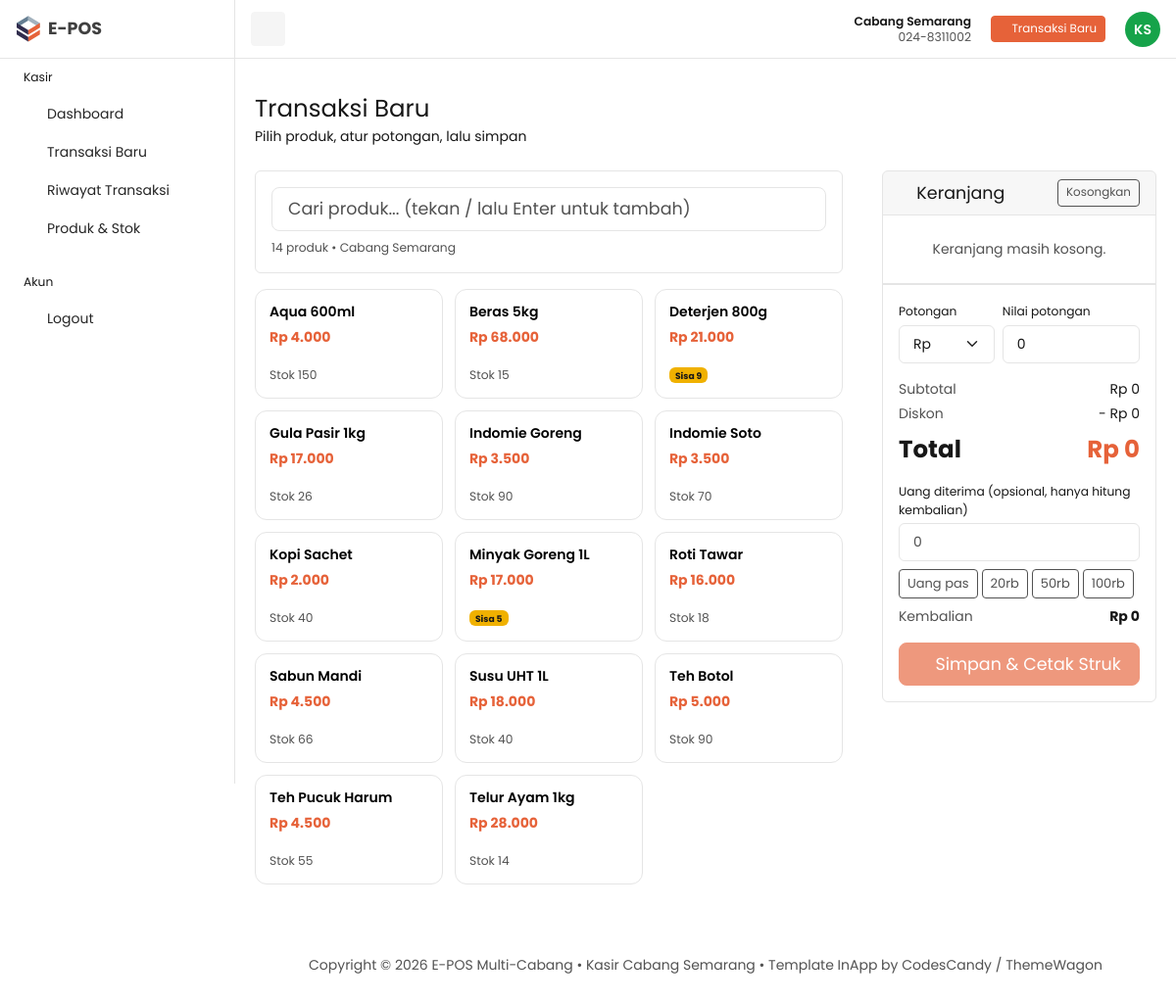
The app's page /kasir/index.php?page=baru (signed in) with its own data.
### tables this page shows
CREATE TABLE `branches` (
  `id`          INT NOT NULL AUTO_INCREMENT,
  `nama_cabang` VARCHAR(100) NOT NULL,
  `alamat`      TEXT,
  `telepon`     VARCHAR(20) DEFAULT NULL,
  PRIMARY KEY (`id`)
);

CREATE TABLE `products` (
  `id`          INT NOT NULL AUTO_INCREMENT,
  `branch_id`   INT NOT NULL,
  `nama_produk` VARCHAR(150) NOT NULL,
  `harga_jual`  DECIMAL(15,2) NOT NULL DEFAULT 0.00,
  `stok`        INT NOT NULL DEFAULT 0,
  PRIMARY KEY (`id`),
  KEY `fk_products_branch` (`branch_id`),
  CONSTRAINT `fk_products_branch` FOREIGN KEY (`branch_id`) REFERENCES `branches` (`id`)
);

### kasir/function/guard.php (called while the page is built, shortened)
<?php
$BRANCH_ID = (int) $_SESSION['user']['branch_id'];
$USER_ID = (int) $_SESSION['user']['id'];
function e($v)
{
    return htmlspecialchars((string) $v, ENT_QUOTES, 'UTF-8');
}
function rupiah($n)
{
    return 'Rp ' . number_format((float) $n, 0, ',', '.');
}

### kasir/database/connection.php (called while the page is built, shortened)
<?php
require_once __DIR__ . '/../../login/database/cek_skema.php';
class Database
{
    private $host = "localhost";
    private $username = "root";
    private $password = "";
    private $database = "e-pos";
    public $conn;
    public function __construct()
    {
        try {
            $this->conn = new mysqli(
                $this->host,
                $this->username,
                $this->password,
                $this->database
            );
        } catch (mysqli_sql_exception $ex) {
            eposHentikan('Tidak bisa terhubung ke database "' . $this->database . '". (' . $ex->getMessage() . ')');
        }
        $this->conn->set_charset('utf8mb4');
        eposCekSkema($this->conn);
    }
}

### login/database/cek_skema.php (called while the page is built, shortened)
<?php
function eposCekSkema($conn)
{
    $cek = [
        'branches'            => 'id, nama_cabang, alamat, telepon',
        'users'               => 'id, nama, email, password, role, branch_id',
        'products'            => 'id, branch_id, nama_produk, harga_jual, stok',
        'transactions'        => 'id, branch_id, cashier_id, invoice_number, total_bayar, diskon, tanggal, status',
        'transaction_details' => 'id, transaction_id, product_id, jumlah, harga_satuan, subtotal',
    ];
    foreach ($cek as $tabel => $kolom) {
        try {
            $conn->query("SELECT $kolom FROM $tabel LIMIT 1");
        } catch (mysqli_sql_exception $ex) {
            eposHentikan("Tabel '$tabel' belum ada atau kolomnya tidak sesuai. (" . $ex->getMessage() . ')');
        }
    }
}

### kasir/function/kasir.php (called while the page is built, shortened)
<?php
require_once 'database/connection.php';
class Kasir
{
    private $conn;
    private $branch;
    public function __construct($branch_id, $user_id)
    {
        $database = new Database();
        $this->conn = $database->conn;
        $this->branch = (int) $branch_id;
    }
    private function all($stmt)
    {
        $stmt->execute();
        return $stmt->get_result()->fetch_all(MYSQLI_ASSOC);
    }
    public function cabang()
    {
        $stmt = $this->conn->prepare("SELECT * FROM branches WHERE id = ?");
        $stmt->bind_param('i', $this->branch);
        $stmt->execute();
        return $stmt->get_result()->fetch_assoc();
    }
    public function produk($cari = '')
    {
        $like = '%' . $cari . '%';
        $stmt = $this->conn->prepare(
            "SELECT id, nama_produk, harga_jual, stok FROM products
             WHERE branch_id = ? AND nama_produk LIKE ? ORDER BY nama_produk ASC"
        );
        $stmt->bind_param('is', $this->branch, $like);
        return $this->all($stmt);
    }
}

### kasir/pages/transaksi/baru.php (the view, shortened to what this page needs)
<?php
$produk = $ksr->produk('');
?>
<div class="row">
    <div class="col-lg-7 col-xl-8 mb-4">
        <div class="card mb-3">
            <div class="card-body py-3 d-flex flex-wrap gap-2 align-items-center">
                <div class="flex-grow-1" style="min-width:200px">
                    <input type="text" id="cariProduk" class="form-control form-control-lg" placeholder="Cari produk... (tekan / lalu Enter untuk tambah)" autocomplete="off">
                </div>
                <span class="text-secondary small"><?= count($produk) ?> produk &bull; <?= e($cabang['nama_cabang']) ?></span>
            </div>
        </div>
        <div class="pos-grid" id="daftarProduk">
            <?php foreach ($produk as $p) { ?>
                <button type="button" class="pos-item btn-tambah" data-id="<?= (int) $p['id'] ?>" data-nama="<?= e(strtolower($p['nama_produk'])) ?>" <?= $p['stok'] <= 0 ? 'disabled' : '' ?>>
                    <span>
                        <div class="nm"><?= e($p['nama_produk']) ?></div>
                        <div class="hg"><?= rupiah($p['harga_jual']) ?></div>
                    </span>
                    <span class="small mt-2">
                        <?php if ($p['stok'] <= 0) { ?>
                            <span class="badge bg-danger">Habis</span>
                        <?php } elseif ($p['stok'] <= 10) { ?>
                            <span class="badge bg-warning text-dark">Sisa <?= (int) $p['stok'] ?></span>
                        <?php } else { ?>
                            <span class="text-secondary">Stok <?= (int) $p['stok'] ?></span>
                        <?php } ?>
                    </span>
                </button>
            <?php } ?>
        </div>
    </div>
    <div class="col-lg-5 col-xl-4 mb-4">
        <div class="card pos-cart">
            <div class="card-header d-flex justify-content-between align-items-center">
                <h5 class="mb-0"><i class="ti ti-shopping-cart"></i> Keranjang</h5>
                <button type="button" id="btnKosongkan" class="btn btn-sm btn-outline-secondary">Kosongkan</button>
            </div>
            <div class="table-responsive" style="max-height: 280px; overflow-y: auto;">
                <table class="table mb-0 align-middle">
                    <tbody id="isiKeranjang">
                    </tbody>
                </table>
            </div>
            <div class="card-body border-top">
                <div class="row g-2 mb-3">
                    <div class="col-5">
                        <label class="form-label small mb-1" for="diskonTipe">Potongan</label>
                        <select id="diskonTipe" class="form-select">
                            <option value="rupiah">Rp</option>
                        </select>
                    </div>
                    <div class="col-7">
                        <label class="form-label small mb-1" for="diskonNilai">Nilai potongan</label>
                        <input type="number" id="diskonNilai" class="form-control" min="0" step="any" value="0">
                    </div>
                </div>
                <div class="d-flex justify-content-between mb-1"><span class="text-secondary">Subtotal</span><span id="tSubtotal">Rp 0</span></div>
                <div class="d-flex justify-content-between mb-2"><span class="text-secondary">Diskon</span><span id="tDiskon">- Rp 0</span></div>
                <div class="d-flex justify-content-between fs-3 fw-bold mb-3"><span>Total</span><span id="tTotal" class="text-primary">Rp 0</span></div>
                <label class="form-label small mb-1" for="uangTerima">Uang diterima (opsional, hanya hitung kembalian)</label>
                <input type="number" id="uangTerima" class="form-control mb-2" min="0" step="any" placeholder="0">
                <div class="quick-cash d-flex flex-wrap gap-1 mb-2">
                    <button type="button" class="btn btn-sm btn-outline-secondary" data-cash="pas">Uang pas</button>
                    <button type="button" class="btn btn-sm btn-outline-secondary" data-cash="20000">20rb</button>
                    <button type="button" class="btn btn-sm btn-outline-secondary" data-cash="50000">50rb</button>
                    <button type="button" class="btn btn-sm btn-outline-secondary" data-cash="100000">100rb</button>
                </div>
                <div class="d-flex justify-content-between mb-3"><span class="text-secondary">Kembalian</span><strong id="tKembali">Rp 0</strong></div>
                <button type="button" id="btnSimpan" class="btn btn-primary w-100 btn-lg" disabled>
                    <i class="ti ti-check"></i> Simpan &amp; Cetak Struk
                </button>
            </div>
        </div>
    </div>
</div>

### kasir/index.php (shortened to what this page needs)
<?php
require_once 'function/guard.php';
require_once 'function/kasir.php';
$ksr = new Kasir($BRANCH_ID, $USER_ID);
$cabang = $ksr->cabang();
$page = isset($_GET['page']) ? $_GET['page'] : 'dashboard';
$judul = [
    'dashboard' => ['Dashboard Kasir', 'Ringkasan penjualanmu hari ini'],
    'baru'      => ['Transaksi Baru', 'Pilih produk, atur potongan, lalu simpan'],
    'riwayat'   => ['Riwayat Transaksi', 'Transaksi yang kamu catat'],
    'produk'    => ['Produk & Stok', 'Harga jual dan stok di ' . $cabang['nama_cabang']],
];
?>
<!DOCTYPE html>
<html lang="id">
<?php include 'partials/head.php' ?>
<body>
    <?php include 'components/topbar.php' ?>
    <?php include 'components/sidebar.php' ?>
    <main id="content" class="content py-10">
        <div class="container-fluid">
            <div class="row">
                <div class="col-12">
                    <div class="d-flex flex-column flex-md-row justify-content-between align-items-md-center mb-4 gap-3">
                        <div>
                            <h1 class="fs-3 mb-1"><?= e($judul[$page][0]) ?></h1>
                            <p class="mb-0"><?= e($judul[$page][1]) ?></p>
                        </div>
                    </div>
                </div>
            </div>
            <?php
            switch ($page) {
                case 'baru':
                    include 'pages/transaksi/baru.php';
                    break;
            }
            ?>
            <?php include 'components/footer.php' ?>
        </div>
    </main>
</body>
</html>

### kasir/components/topbar.php (shortened to what this page needs)
<?php require_once __DIR__ . '/../../login/shared.php'; ?>
<nav id="topbar" class="navbar bg-white border-bottom fixed-top topbar px-3">
    <button id="toggleBtn" class="d-none d-lg-inline-flex btn btn-light btn-icon btn-sm ">
        <i class="ti ti-layout-sidebar-left-expand"></i>
    </button>
    <div>
        <ul class="list-unstyled d-flex align-items-center mb-0 gap-1">
            <li class="me-3 d-none d-md-block text-end lh-sm">
                <div class="small fw-semibold"><?= e($cabang['nama_cabang']) ?></div>
                <div class="small text-secondary"><?= e($cabang['telepon']) ?></div>
            </li>
            <li>
                <a class="btn btn-primary btn-sm" href="index.php?page=baru"><i class="ti ti-shopping-cart"></i> <span class="d-none d-sm-inline">Transaksi Baru</span></a>
            </li>
            <li class="ms-3 dropdown">
                <a href="#" role="button" data-bs-toggle="dropdown" aria-expanded="false">
                    <?= eposAvatar($_SESSION['user']['nama'], $_SESSION['user']['role'], 36) ?>
                </a>
            </li>
        </ul>
    </div>
</nav>

### kasir/components/footer.php
<div class="row">
    <div class="col-12">
        <footer class="text-center py-2 mt-6 text-secondary ">
            <p class="mb-0">Copyright © <?= date('Y') ?> E-POS Multi-Cabang &bull; Kasir <?= e($cabang['nama_cabang']) ?> &bull; Template InApp by CodesCandy / ThemeWagon</p>
        </footer>
    </div>
</div>

### kasir/pages/transaksi/baru.php (style rules this page uses)
.pos-grid { display: grid; grid-template-columns: repeat(auto-fill, minmax(160px, 1fr)); gap: 12px; }
.pos-item { text-align: left; border: 1px solid var(--bs-border-color, #e5e5e5); background: #fff; border-radius: 12px; padding: 14px; cursor: pointer; transition: .15s; position: relative; min-height: 112px; display: flex; flex-direction: column; justify-content: space-between; }
.pos-item .nm { font-weight: 600; line-height: 1.25; margin-bottom: 6px; }
.pos-item .hg { color: #e66239; font-weight: 700; }
.quick-cash .btn { font-size: 13px; }
@media (min-width: 992px) { .pos-cart { position: sticky; top: 80px; } }

### records on screen
branches: nama_cabang "Cabang Semarang", telepon "024-8311002", nama_cabang "Transaksi Baru", nama_cabang "Pilih produk, atur potongan, lalu simpan"
products: nama_produk "Aqua 600ml", harga_jual "Rp 4.000", stok "150"
products: nama_produk "Beras 5kg", harga_jual "Rp 68.000", stok "15"
products: nama_produk "Deterjen 800g", harga_jual "Rp 21.000", stok "9"
products: nama_produk "Gula Pasir 1kg", harga_jual "Rp 17.000", stok "26"
products: nama_produk "Indomie Goreng", harga_jual "Rp 3.500", stok "90"
products: nama_produk "Indomie Soto", harga_jual "Rp 3.500", stok "70"
products: nama_produk "Kopi Sachet", harga_jual "Rp 2.000", stok "40"
products: nama_produk "Minyak Goreng 1L", harga_jual "Rp 17.000", stok "5"
products: nama_produk "Roti Tawar", harga_jual "Rp 16.000", stok "18"
products: nama_produk "Sabun Mandi", harga_jual "Rp 4.500", stok "66"
products: nama_produk "Susu UHT 1L", harga_jual "Rp 18.000", stok "40"
products: nama_produk "Teh Botol", harga_jual "Rp 5.000", stok "90"
products: nama_produk "Teh Pucuk Harum", harga_jual "Rp 4.500", stok "55"
products: nama_produk "Telur Ayam 1kg", harga_jual "Rp 28.000", stok "14"

### other values on screen
$ini "KS"
count($produk) "14"
